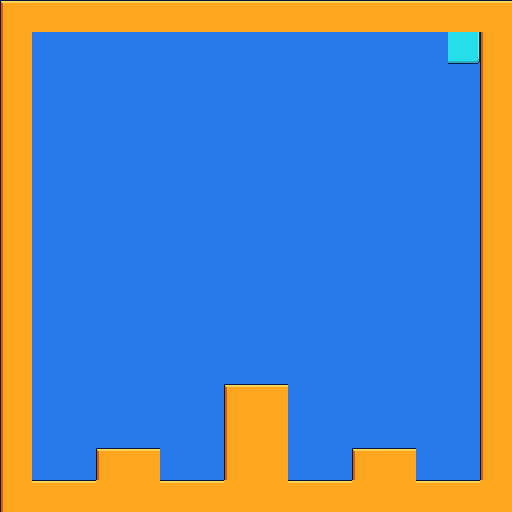

Tiled map render using the project's own tile images. Description and the whole map definition, tile-layer contents included, below:
An orthogonal 16x16 tile map with 32x32 px tiles, 2 tile layers (background, foreground), 4 tilesets and 9 objects.

<map version="1.10" tiledversion="1.10.2" orientation="orthogonal" renderorder="right-down" width="16" height="16" tilewidth="32" tileheight="32" infinite="0" nextlayerid="8" nextobjectid="39">
 <editorsettings>
  <export target="../map_6.lua" format="lua" />
 </editorsettings>
 <tileset firstgid="1" name="platform-orange" tilewidth="32" tileheight="32" tilecount="9" columns="3">
  <image source="../../sprites/UI_Flat_Frame_02_Standard.png" width="96" height="96" />
 </tileset>
 <tileset firstgid="10" name="platform-blue" tilewidth="32" tileheight="32" tilecount="9" columns="3">
  <image source="../../sprites/UI_Flat_Frame_01_Standard.png" width="96" height="96" />
 </tileset>
 <tileset firstgid="19" name="boost-grey" tilewidth="32" tileheight="32" tilecount="9" columns="3">
  <image source="../../sprites/UI_Flat_Frame_03_Standard.png" width="96" height="96" />
 </tileset>
 <tileset firstgid="28" name="exit-cyan" tilewidth="32" tileheight="32" tilecount="9" columns="3">
  <image source="../../sprites/UI_Flat_Frame_04_Standard.png" width="96" height="96" />
 </tileset>
 <layer id="1" name="background" width="16" height="16">
  <data encoding="csv">
14,14,14,14,14,14,14,14,14,14,14,14,14,14,14,14,
14,14,14,14,14,14,14,14,14,14,14,14,14,14,14,14,
14,14,14,14,14,14,14,14,14,14,14,14,14,14,14,14,
14,14,14,14,14,14,14,14,14,14,14,14,14,14,14,14,
14,14,14,14,14,14,14,14,14,14,14,14,14,14,14,14,
14,14,14,14,14,14,14,14,14,14,14,14,14,14,14,14,
14,14,14,14,14,14,14,14,14,14,14,14,14,14,14,14,
14,14,14,14,14,14,14,14,14,14,14,14,14,14,14,14,
14,14,14,14,14,14,14,14,14,14,14,14,14,14,14,14,
14,14,14,14,14,14,14,14,14,14,14,14,14,14,14,14,
14,14,14,14,14,14,14,14,14,14,14,14,14,14,14,14,
14,14,14,14,14,14,14,14,14,14,14,14,14,14,14,14,
14,14,14,14,14,14,14,14,14,14,14,14,14,14,14,14,
14,14,14,14,14,14,14,14,14,14,14,14,14,14,14,14,
14,14,14,14,14,14,14,14,14,14,14,14,14,14,14,14,
14,14,14,14,14,14,14,14,14,14,14,14,14,14,14,14
</data>
 </layer>
 <layer id="4" name="foreground" width="16" height="16">
  <data encoding="csv">
1,2,2,2,2,2,2,2,2,2,2,2,2,2,2,2,
4,0,0,0,0,0,0,0,0,0,0,0,0,0,36,4,
4,0,0,0,0,0,0,0,0,0,0,0,0,0,0,4,
4,0,0,0,0,0,0,0,0,0,0,0,0,0,0,4,
4,0,0,0,0,0,0,0,0,0,0,0,0,0,0,4,
4,0,0,0,0,0,0,0,0,0,0,0,0,0,0,4,
4,0,0,0,0,0,0,0,0,0,0,0,0,0,0,4,
4,0,0,0,0,0,0,0,0,0,0,0,0,0,0,4,
4,0,0,0,0,0,0,0,0,0,0,0,0,0,0,4,
4,0,0,0,0,0,0,0,0,0,0,0,0,0,0,4,
4,0,0,0,0,0,0,0,0,0,0,0,0,0,0,4,
4,0,0,0,0,0,0,0,0,0,0,0,0,0,0,4,
4,0,0,0,0,0,0,1,2,0,0,0,0,0,0,4,
4,0,0,0,0,0,0,4,5,0,0,0,0,0,0,4,
4,0,0,1,2,0,0,4,5,0,0,1,2,0,0,4,
4,2,2,5,5,2,2,5,5,2,2,5,5,2,2,5
</data>
 </layer>
 <objectgroup id="5" name="player">
  <object id="24" x="40" y="456" width="16" height="16" />
 </objectgroup>
 <objectgroup id="3" name="platforms">
  <object id="11" x="0" y="0" width="512" height="32" />
  <object id="12" x="0" y="480" width="512" height="32" />
  <object id="13" x="480" y="32" width="32" height="448" />
  <object id="14" x="0" y="32" width="32" height="448" />
  <object id="26" x="96" y="448" width="64" height="32" />
  <object id="32" x="224" y="384" width="64" height="96" />
  <object id="33" x="352" y="448" width="64" height="32" />
 </objectgroup>
 <objectgroup id="6" name="exit">
  <object id="27" x="448" y="32" width="32" height="32" />
 </objectgroup>
</map>
